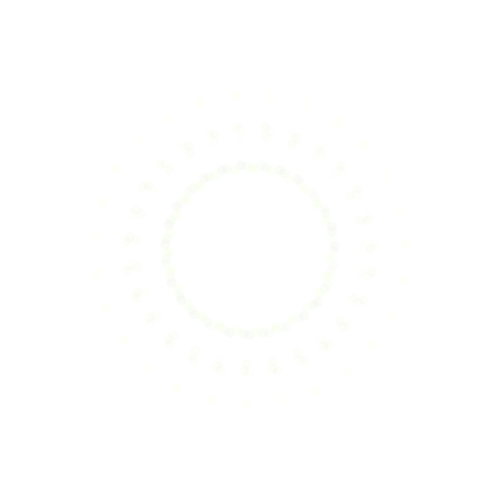
Frame 1 (no input)
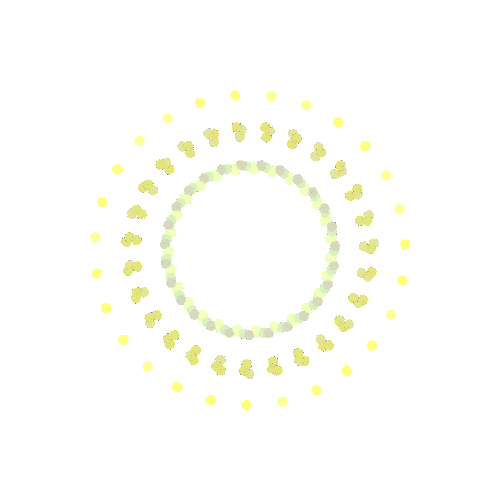
Frame 60 (the mouse pressed at the canvas centre just before this capture)
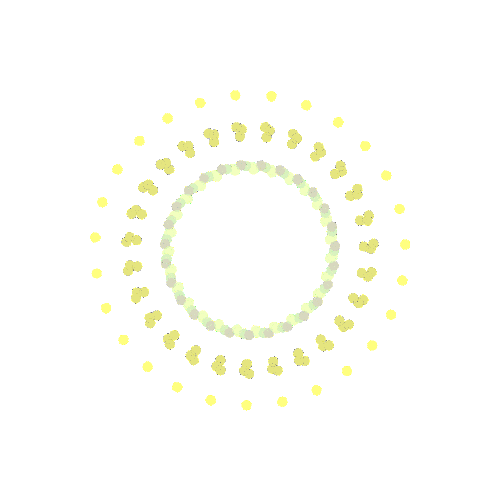
Frame 120 (the mouse held since frame 60 and released just before this capture)

The Processing sketch that drew these frames (run headless with seeded random() and noise(); from frame 60 on, the mouse is pressed at the canvas centre):

// Processing sketch: processing_84140
// ── processing_84140.pde

void setup()
{

  size(500,500);
background(255);
smooth();
noStroke();

 
}

void draw()
{

// translate permet de déplacer une forme sur l'axe des x et celui des y.



translate(250,250);
rotate(PI/11);
  
  fill(231,255,174,10);
 ellipse(10, 80, 10, 10);
  rotate(PI/27);
 
  fill(258,255,121,5);
 ellipse(150, 40, 10, 10);
  rotate(PI/27);
 
   fill(221,245,174,10);
 ellipse(12, 82, 10, 10);
  rotate(PI/27);
 
  fill(228,225,121,5);
 ellipse(120, 30, 10, 10);
  rotate(PI/27); 

   fill(211,235,174,10);
 ellipse(18, 82, 10, 10);
  rotate(PI/27);
 
  fill(218,215,121,5);
 ellipse(110, 30, 10, 10);
  rotate(PI/27); 
  
     fill(201,205,174,10);
 ellipse(23, 82, 10, 10);
  rotate(PI/27);
 
  fill(208,205,121,5);
 ellipse(116, 34, 10, 10);
  rotate(PI/27); 
  fill(231,255,174,10);
 ellipse(10, 80, 10, 10);
  rotate(PI/27);
 
  fill(258,255,121,5);
 ellipse(150, 40, 10, 10);
  rotate(PI/27);
 
   fill(221,245,174,10);
 ellipse(12, 82, 10, 10);
  rotate(PI/27);
 
  fill(228,225,121,5);
 ellipse(120, 30, 10, 10);
  rotate(PI/27); 

   fill(211,235,174,10);
 ellipse(18, 82, 10, 10);
  rotate(PI/27);
 
  fill(218,215,121,5);
 ellipse(110, 30, 10, 10);
  rotate(PI/27); 
  
     fill(201,205,174,10);
 ellipse(23, 82, 10, 10);
  rotate(PI/27);
 
  fill(208,205,121,5);
 ellipse(116, 34, 10, 10);
  rotate(PI/27); fill(231,255,174,10);
 ellipse(10, 80, 10, 10);
  rotate(PI/27);
 
  fill(258,255,121,5);
 ellipse(150, 40, 10, 10);
  rotate(PI/27);
 
   fill(221,245,174,10);
 ellipse(12, 82, 10, 10);
  rotate(PI/27);
 
  fill(228,225,121,5);
 ellipse(120, 30, 10, 10);
  rotate(PI/27); 

   fill(211,235,174,10);
 ellipse(18, 82, 10, 10);
  rotate(PI/27);
 
  fill(218,215,121,5);
 ellipse(110, 30, 10, 10);
  rotate(PI/27); 
  
     fill(201,205,174,10);
 ellipse(23, 82, 10, 10);
  rotate(PI/27);
 
  fill(208,205,121,5);
 ellipse(116, 34, 10, 10);
  rotate(PI/27); fill(231,255,174,10);
 ellipse(10, 80, 10, 10);
  rotate(PI/27);
 
  fill(258,255,121,5);
 ellipse(150, 40, 10, 10);
  rotate(PI/27);
 
   fill(221,245,174,10);
 ellipse(12, 82, 10, 10);
  rotate(PI/27);
 
  fill(228,225,121,5);
 ellipse(120, 30, 10, 10);
  rotate(PI/27); 

   fill(211,235,174,10);
 ellipse(18, 82, 10, 10);
  rotate(PI/27);
 
  fill(218,215,121,5);
 ellipse(110, 30, 10, 10);
  rotate(PI/27); 
  
     fill(201,205,174,10);
 ellipse(23, 82, 10, 10);
  rotate(PI/27);
 
  fill(208,205,121,5);
 ellipse(116, 34, 10, 10);
  rotate(PI/27); fill(231,255,174,10);
 ellipse(10, 80, 10, 10);
  rotate(PI/27);
 
  fill(258,255,121,5);
 ellipse(150, 40, 10, 10);
  rotate(PI/27);
 
   fill(221,245,174,10);
 ellipse(12, 82, 10, 10);
  rotate(PI/27);
 
  fill(228,225,121,5);
 ellipse(120, 30, 10, 10);
  rotate(PI/27); 

   fill(211,235,174,10);
 ellipse(18, 82, 10, 10);
  rotate(PI/27);
 
  fill(218,215,121,5);
 ellipse(110, 30, 10, 10);
  rotate(PI/27); 
  
     fill(201,205,174,10);
 ellipse(23, 82, 10, 10);
  rotate(PI/27);
 
  fill(208,205,121,5);
 ellipse(116, 34, 10, 10);
  rotate(PI/27); fill(231,255,174,10);
 ellipse(10, 80, 10, 10);
  rotate(PI/27);
 
  fill(258,255,121,5);
 ellipse(150, 40, 10, 10);
  rotate(PI/27);
 
   fill(221,245,174,10);
 ellipse(12, 82, 10, 10);
  rotate(PI/27);
 
  fill(228,225,121,5);
 ellipse(120, 30, 10, 10);
  rotate(PI/27); 

   fill(211,235,174,10);
 ellipse(18, 82, 10, 10);
  rotate(PI/27);
 
  fill(218,215,121,5);
 ellipse(110, 30, 10, 10);
  rotate(PI/27); 
  
     fill(201,205,174,10);
 ellipse(23, 82, 10, 10);
  rotate(PI/27);
 
  fill(208,205,121,5);
 ellipse(116, 34, 10, 10);
  rotate(PI/27); fill(231,255,174,10);
 ellipse(10, 80, 10, 10);
  rotate(PI/27);
 
  fill(258,255,121,5);
 ellipse(150, 40, 10, 10);
  rotate(PI/27);
 
   fill(221,245,174,10);
 ellipse(12, 82, 10, 10);
  rotate(PI/27);
 
  fill(228,225,121,5);
 ellipse(120, 30, 10, 10);
  rotate(PI/27); 

   fill(211,235,174,10);
 ellipse(18, 82, 10, 10);
  rotate(PI/27);
 
  fill(218,215,121,5);
 ellipse(110, 30, 10, 10);
  rotate(PI/27); 
  
     fill(201,205,174,10);
 ellipse(23, 82, 10, 10);
  rotate(PI/27);
 
  fill(208,205,121,5);
 ellipse(116, 34, 10, 10);
  rotate(PI/27); fill(231,255,174,10);
 ellipse(10, 80, 10, 10);
  rotate(PI/27);
 
  fill(258,255,121,5);
 ellipse(150, 40, 10, 10);
  rotate(PI/27);
 
   fill(221,245,174,10);
 ellipse(12, 82, 10, 10);
  rotate(PI/27);
 
  fill(228,225,121,5);
 ellipse(120, 30, 10, 10);
  rotate(PI/27); 

   fill(211,235,174,10);
 ellipse(18, 82, 10, 10);
  rotate(PI/27);
 
  fill(218,215,121,5);
 ellipse(110, 30, 10, 10);
  rotate(PI/27); 
  
     fill(201,205,174,10);
 ellipse(23, 82, 10, 10);
  rotate(PI/27);
 
  fill(208,205,121,5);
 ellipse(116, 34, 10, 10);
  rotate(PI/27); fill(231,255,174,10);
 ellipse(10, 80, 10, 10);
  rotate(PI/27);
 
  fill(258,255,121,5);
 ellipse(150, 40, 10, 10);
  rotate(PI/27);
 
   fill(221,245,174,10);
 ellipse(12, 82, 10, 10);
  rotate(PI/27);
 
  fill(228,225,121,5);
 ellipse(120, 30, 10, 10);
  rotate(PI/27); 

   fill(211,235,174,10);
 ellipse(18, 82, 10, 10);
  rotate(PI/27);
 
  fill(218,215,121,5);
 ellipse(110, 30, 10, 10);
  rotate(PI/27); 
  
     fill(201,205,174,10);
 ellipse(23, 82, 10, 10);
  rotate(PI/27);
 
  fill(208,205,121,5);
 ellipse(116, 34, 10, 10);
  rotate(PI/27); fill(231,255,174,10);
 ellipse(10, 80, 10, 10);
  rotate(PI/27);
 
  fill(258,255,121,5);
 ellipse(150, 40, 10, 10);
  rotate(PI/27);
 
   fill(221,245,174,10);
 ellipse(12, 82, 10, 10);
  rotate(PI/27);
 
  fill(228,225,121,5);
 ellipse(120, 30, 10, 10);
  rotate(PI/27); 

   fill(211,235,174,10);
 ellipse(18, 82, 10, 10);
  rotate(PI/27);
 
  fill(218,215,121,5);
 ellipse(110, 30, 10, 10);
  rotate(PI/27); 
  
     fill(201,205,174,10);
 ellipse(23, 82, 10, 10);
  rotate(PI/27);
 
  fill(208,205,121,5);
 ellipse(116, 34, 10, 10);
  rotate(PI/27); fill(231,255,174,10);
 ellipse(10, 80, 10, 10);
  rotate(PI/27);
 
  fill(258,255,121,5);
 ellipse(150, 40, 10, 10);
  rotate(PI/27);
 
   fill(221,245,174,10);
 ellipse(12, 82, 10, 10);
  rotate(PI/27);
 
  fill(228,225,121,5);
 ellipse(120, 30, 10, 10);
  rotate(PI/27); 

   fill(211,235,174,10);
 ellipse(18, 82, 10, 10);
  rotate(PI/27);
 
  fill(218,215,121,5);
 ellipse(110, 30, 10, 10);
  rotate(PI/27); 
  
     fill(201,205,174,10);
 ellipse(23, 82, 10, 10);
  rotate(PI/27);
 
  fill(208,205,121,5);
 ellipse(116, 34, 10, 10);
  rotate(PI/27); fill(231,255,174,10);
 ellipse(10, 80, 10, 10);
  rotate(PI/27);
 
  fill(258,255,121,5);
 ellipse(150, 40, 10, 10);
  rotate(PI/27);
 
   fill(221,245,174,10);
 ellipse(12, 82, 10, 10);
  rotate(PI/27);
 
  fill(228,225,121,5);
 ellipse(120, 30, 10, 10);
  rotate(PI/27); 

   fill(211,235,174,10);
 ellipse(18, 82, 10, 10);
  rotate(PI/27);
 
  fill(218,215,121,5);
 ellipse(110, 30, 10, 10);
  rotate(PI/27); 
  
     fill(201,205,174,10);
 ellipse(23, 82, 10, 10);
  rotate(PI/27);
 
  fill(208,205,121,5);
 ellipse(116, 34, 10, 10);
  rotate(PI/27); fill(231,255,174,10);
 ellipse(10, 80, 10, 10);
  rotate(PI/27);
 
  fill(258,255,121,5);
 ellipse(150, 40, 10, 10);
  rotate(PI/27);
 
   fill(221,245,174,10);
 ellipse(12, 82, 10, 10);
  rotate(PI/27);
 
  fill(228,225,121,5);
 ellipse(120, 30, 10, 10);
  rotate(PI/27); 

   fill(211,235,174,10);
 ellipse(18, 82, 10, 10);
  rotate(PI/27);
 
  fill(218,215,121,5);
 ellipse(110, 30, 10, 10);
  rotate(PI/27); 
  
     fill(201,205,174,10);
 ellipse(23, 82, 10, 10);
  rotate(PI/27);
 
  fill(208,205,121,5);
 ellipse(116, 34, 10, 10);
  rotate(PI/27); fill(231,255,174,10);
 ellipse(10, 80, 10, 10);
  rotate(PI/27);
 
  fill(258,255,121,5);
 ellipse(150, 40, 10, 10);
  rotate(PI/27);
 
   fill(221,245,174,10);
 ellipse(12, 82, 10, 10);
  rotate(PI/27);
 
  fill(228,225,121,5);
 ellipse(120, 30, 10, 10);
  rotate(PI/27); 

   fill(211,235,174,10);
 ellipse(18, 82, 10, 10);
  rotate(PI/27);
 
  fill(218,215,121,5);
 ellipse(110, 30, 10, 10);
  rotate(PI/27); 
  
     fill(201,205,174,10);
 ellipse(23, 82, 10, 10);
  rotate(PI/27);
 
  fill(208,205,121,5);
 ellipse(116, 34, 10, 10);
  rotate(PI/27); fill(231,255,174,10);
 ellipse(10, 80, 10, 10);
  rotate(PI/27);
 
  fill(258,255,121,5);
 ellipse(150, 40, 10, 10);
  rotate(PI/27);
 
   fill(221,245,174,10);
 ellipse(12, 82, 10, 10);
  rotate(PI/27);
 
  fill(228,225,121,5);
 ellipse(120, 30, 10, 10);
  rotate(PI/27); 

   fill(211,235,174,10);
 ellipse(18, 82, 10, 10);
  rotate(PI/27);
 
  fill(218,215,121,5);
 ellipse(110, 30, 10, 10);
  rotate(PI/27); 
  
     fill(201,205,174,10);
 ellipse(23, 82, 10, 10);
  rotate(PI/27);
 
  fill(208,205,121,5);
 ellipse(116, 34, 10, 10);
  rotate(PI/27); fill(231,255,174,10);
 ellipse(10, 80, 10, 10);
  rotate(PI/27);
 
  fill(258,255,121,5);
 ellipse(150, 40, 10, 10);
  rotate(PI/27);
 
   fill(221,245,174,10);
 ellipse(12, 82, 10, 10);
  rotate(PI/27);
 
  fill(228,225,121,5);
 ellipse(120, 30, 10, 10);
  rotate(PI/27); 

   fill(211,235,174,10);
 ellipse(18, 82, 10, 10);
  rotate(PI/27);
 
  fill(218,215,121,5);
 ellipse(110, 30, 10, 10);
  rotate(PI/27); 
  
     fill(201,205,174,10);
 ellipse(23, 82, 10, 10);
  rotate(PI/27);
 
  fill(208,205,121,5);
 ellipse(116, 34, 10, 10);
  rotate(PI/27); fill(231,255,174,10);
 ellipse(10, 80, 10, 10);
  rotate(PI/27);
 
  fill(258,255,121,5);
 ellipse(150, 40, 10, 10);
  rotate(PI/27);
 
   fill(221,245,174,10);
 ellipse(12, 82, 10, 10);
  rotate(PI/27);
 
  fill(228,225,121,5);
 ellipse(120, 30, 10, 10);
  rotate(PI/27); 

   fill(211,235,174,10);
 ellipse(18, 82, 10, 10);
  rotate(PI/27);
 
  fill(218,215,121,5);
 ellipse(110, 30, 10, 10);
  rotate(PI/27); 
  
     fill(201,205,174,10);
 ellipse(23, 82, 10, 10);
  rotate(PI/27);
 
  fill(208,205,121,5);
 ellipse(116, 34, 10, 10);
  rotate(PI/27); fill(231,255,174,10);
 ellipse(10, 80, 10, 10);
  rotate(PI/27);
 
  fill(258,255,121,5);
 ellipse(150, 40, 10, 10);
  rotate(PI/27);
 
   fill(221,245,174,10);
 ellipse(12, 82, 10, 10);
  rotate(PI/27);
 
  fill(228,225,121,5);
 ellipse(120, 30, 10, 10);
  rotate(PI/27); 

   fill(211,235,174,10);
 ellipse(18, 82, 10, 10);
  rotate(PI/27);
 
  fill(218,215,121,5);
 ellipse(110, 30, 10, 10);
  rotate(PI/27); 
  
     fill(201,205,174,10);
 ellipse(23, 82, 10, 10);
  rotate(PI/27);
 
  fill(208,205,121,5);
 ellipse(116, 34, 10, 10);
  rotate(PI/27); fill(231,255,174,10);
 ellipse(10, 80, 10, 10);
  rotate(PI/27);
 
  fill(258,255,121,5);
 ellipse(150, 40, 10, 10);
  rotate(PI/27);
 
   fill(221,245,174,10);
 ellipse(12, 82, 10, 10);
  rotate(PI/27);
 
  fill(228,225,121,5);
 ellipse(120, 30, 10, 10);
  rotate(PI/27); 

   fill(211,235,174,10);
 ellipse(18, 82, 10, 10);
  rotate(PI/27);
 
  fill(218,215,121,5);
 ellipse(110, 30, 10, 10);
  rotate(PI/27); 
  
     fill(201,205,174,10);
 ellipse(23, 82, 10, 10);
  rotate(PI/27);
 
  fill(208,205,121,5);
 ellipse(116, 34, 10, 10);
  rotate(PI/27); fill(231,255,174,10);
 ellipse(10, 80, 10, 10);
  rotate(PI/27);
 
  fill(258,255,121,5);
 ellipse(150, 40, 10, 10);
  rotate(PI/27);
 
   fill(221,245,174,10);
 ellipse(12, 82, 10, 10);
  rotate(PI/27);
 
  fill(228,225,121,5);
 ellipse(120, 30, 10, 10);
  rotate(PI/27); 

   fill(211,235,174,10);
 ellipse(18, 82, 10, 10);
  rotate(PI/27);
 
  fill(218,215,121,5);
 ellipse(110, 30, 10, 10);
  rotate(PI/27); 
  
     fill(201,205,174,10);
 ellipse(23, 82, 10, 10);
  rotate(PI/27);
 
  fill(208,205,121,5);
 ellipse(116, 34, 10, 10);
  rotate(PI/27); fill(231,255,174,10);
 ellipse(10, 80, 10, 10);
  rotate(PI/27);
 
  fill(258,255,121,5);
 ellipse(150, 40, 10, 10);
  rotate(PI/27);
 
   fill(221,245,174,10);
 ellipse(12, 82, 10, 10);
  rotate(PI/27);
 
  fill(228,225,121,5);
 ellipse(120, 30, 10, 10);
  rotate(PI/27); 

   fill(211,235,174,10);
 ellipse(18, 82, 10, 10);
  rotate(PI/27);
 
  fill(218,215,121,5);
 ellipse(110, 30, 10, 10);
  rotate(PI/27); 
  
     fill(201,205,174,10);
 ellipse(23, 82, 10, 10);
  rotate(PI/27);
 
  fill(208,205,121,5);
 ellipse(116, 34, 10, 10);
  rotate(PI/27); fill(231,255,174,10);
 ellipse(10, 80, 10, 10);
  rotate(PI/27);
 
  fill(258,255,121,5);
 ellipse(150, 40, 10, 10);
  rotate(PI/27);
 
   fill(221,245,174,10);
 ellipse(12, 82, 10, 10);
  rotate(PI/27);
 
  fill(228,225,121,5);
 ellipse(120, 30, 10, 10);
  rotate(PI/27); 

   fill(211,235,174,10);
 ellipse(18, 82, 10, 10);
  rotate(PI/27);
 
  fill(218,215,121,5);
 ellipse(110, 30, 10, 10);
  rotate(PI/27); 
  
     fill(201,205,174,10);
 ellipse(23, 82, 10, 10);
  rotate(PI/27);
 
  fill(208,205,121,5);
 ellipse(116, 34, 10, 10);
  rotate(PI/27); fill(231,255,174,10);
 ellipse(10, 80, 10, 10);
  rotate(PI/27);
 
  fill(258,255,121,5);
 ellipse(150, 40, 10, 10);
  rotate(PI/27);
 
   fill(221,245,174,10);
 ellipse(12, 82, 10, 10);
  rotate(PI/27);
 
  fill(228,225,121,5);
 ellipse(120, 30, 10, 10);
  rotate(PI/27); 

   fill(211,235,174,10);
 ellipse(18, 82, 10, 10);
  rotate(PI/27);
 
  fill(218,215,121,5);
 ellipse(110, 30, 10, 10);
  rotate(PI/27); 
  
     fill(201,205,174,10);
 ellipse(23, 82, 10, 10);
  rotate(PI/27);
 
  fill(208,205,121,5);
 ellipse(116, 34, 10, 10);
  rotate(PI/27); fill(231,255,174,10);
 ellipse(10, 80, 10, 10);
  rotate(PI/27);
 
  fill(258,255,121,5);
 ellipse(150, 40, 10, 10);
  rotate(PI/27);
 
   fill(221,245,174,10);
 ellipse(12, 82, 10, 10);
  rotate(PI/27);
 
  fill(228,225,121,5);
 ellipse(120, 30, 10, 10);
  rotate(PI/27); 

   fill(211,235,174,10);
 ellipse(18, 82, 10, 10);
  rotate(PI/27);
 
  fill(218,215,121,5);
 ellipse(110, 30, 10, 10);
  rotate(PI/27); 
  
     fill(201,205,174,10);
 ellipse(23, 82, 10, 10);
  rotate(PI/27);
 
  fill(208,205,121,5);
 ellipse(116, 34, 10, 10);
  rotate(PI/27); fill(231,255,174,10);
 ellipse(10, 80, 10, 10);
  rotate(PI/27);
 
  fill(258,255,121,5);
 ellipse(150, 40, 10, 10);
  rotate(PI/27);
 
   fill(221,245,174,10);
 ellipse(12, 82, 10, 10);
  rotate(PI/27);
 
  fill(228,225,121,5);
 ellipse(120, 30, 10, 10);
  rotate(PI/27); 

   fill(211,235,174,10);
 ellipse(18, 82, 10, 10);
  rotate(PI/27);
 
  fill(218,215,121,5);
 ellipse(110, 30, 10, 10);
  rotate(PI/27); 
  
     fill(201,205,174,10);
 ellipse(23, 82, 10, 10);
  rotate(PI/27);
 
  fill(208,205,121,5);
 ellipse(116, 34, 10, 10);
  rotate(PI/27); fill(231,255,174,10);
 ellipse(10, 80, 10, 10);
  rotate(PI/27);
 
  fill(258,255,121,5);
 ellipse(150, 40, 10, 10);
  rotate(PI/27);
 
   fill(221,245,174,10);
 ellipse(12, 82, 10, 10);
  rotate(PI/27);
 
  fill(228,225,121,5);
 ellipse(120, 30, 10, 10);
  rotate(PI/27); 

   fill(211,235,174,10);
 ellipse(18, 82, 10, 10);
  rotate(PI/27);
 
  fill(218,215,121,5);
 ellipse(110, 30, 10, 10);
  rotate(PI/27); 
  
     fill(201,205,174,10);
 ellipse(23, 82, 10, 10);
  rotate(PI/27);
 
  fill(208,205,121,5);
 ellipse(116, 34, 10, 10);
  rotate(PI/27); fill(231,255,174,10);
 ellipse(10, 80, 10, 10);
  rotate(PI/27);
 
  fill(258,255,121,5);
 ellipse(150, 40, 10, 10);
  rotate(PI/27);
 
   fill(221,245,174,10);
 ellipse(12, 82, 10, 10);
  rotate(PI/27);
 
  fill(228,225,121,5);
 ellipse(120, 30, 10, 10);
  rotate(PI/27); 

   fill(211,235,174,10);
 ellipse(18, 82, 10, 10);
  rotate(PI/27);
 
  fill(218,215,121,5);
 ellipse(110, 30, 10, 10);
  rotate(PI/27); 
  
     fill(201,205,174,10);
 ellipse(23, 82, 10, 10);
  rotate(PI/27);
 
  fill(208,205,121,5);
 ellipse(116, 34, 10, 10);
  rotate(PI/27); fill(231,255,174,10);
 ellipse(10, 80, 10, 10);
  rotate(PI/27);
 
  fill(258,255,121,5);
 ellipse(150, 40, 10, 10);
  rotate(PI/27);
 
   fill(221,245,174,10);
 ellipse(12, 82, 10, 10);
  rotate(PI/27);
 
  fill(228,225,121,5);
 ellipse(120, 30, 10, 10);
  rotate(PI/27); 

   fill(211,235,174,10);
 ellipse(18, 82, 10, 10);
  rotate(PI/27);
 
  fill(218,215,121,5);
 ellipse(110, 30, 10, 10);
  rotate(PI/27); 
  
     fill(201,205,174,10);
 ellipse(23, 82, 10, 10);
  rotate(PI/27);
 
  fill(208,205,121,5);
 ellipse(116, 34, 10, 10);
  rotate(PI/27); fill(231,255,174,10);
 ellipse(10, 80, 10, 10);
  rotate(PI/27);
 
  fill(258,255,121,5);
 ellipse(150, 40, 10, 10);
  rotate(PI/27);
 
   fill(221,245,174,10);
 ellipse(12, 82, 10, 10);
  rotate(PI/27);
 
  fill(228,225,121,5);
 ellipse(120, 30, 10, 10);
  rotate(PI/27); 

   fill(211,235,174,10);
 ellipse(18, 82, 10, 10);
  rotate(PI/27);
 
  fill(218,215,121,5);
 ellipse(110, 30, 10, 10);
  rotate(PI/27); 
  
     fill(201,205,174,10);
 ellipse(23, 82, 10, 10);
  rotate(PI/27);
 
  fill(208,205,121,5);
 ellipse(116, 34, 10, 10);
  rotate(PI/27); fill(231,255,174,10);
 ellipse(10, 80, 10, 10);
  rotate(PI/27);
 
  fill(258,255,121,5);
 ellipse(150, 40, 10, 10);
  rotate(PI/27);
 
   fill(221,245,174,10);
 ellipse(12, 82, 10, 10);
  rotate(PI/27);
 
  fill(228,225,121,5);
 ellipse(120, 30, 10, 10);
  rotate(PI/27); 

   fill(211,235,174,10);
 ellipse(18, 82, 10, 10);
  rotate(PI/27);
 
  fill(218,215,121,5);
 ellipse(110, 30, 10, 10);
  rotate(PI/27); 
  
     fill(201,205,174,10);
 ellipse(23, 82, 10, 10);
  rotate(PI/27);
 
  fill(208,205,121,5);
 ellipse(116, 34, 10, 10);
  rotate(PI/27); fill(231,255,174,10);
 ellipse(10, 80, 10, 10);
  rotate(PI/27);
 
  fill(258,255,121,5);
 ellipse(150, 40, 10, 10);
  rotate(PI/27);
 
   fill(221,245,174,10);
 ellipse(12, 82, 10, 10);
  rotate(PI/27);
 
  fill(228,225,121,5);
 ellipse(120, 30, 10, 10);
  rotate(PI/27); 

   fill(211,235,174,10);
 ellipse(18, 82, 10, 10);
  rotate(PI/27);
 
  fill(218,215,121,5);
 ellipse(110, 30, 10, 10);
  rotate(PI/27); 
  
     fill(201,205,174,10);
 ellipse(23, 82, 10, 10);
  rotate(PI/27);
 
  fill(208,205,121,5);
 ellipse(116, 34, 10, 10);
  rotate(PI/27); fill(231,255,174,10);
 ellipse(10, 80, 10, 10);
  rotate(PI/27);
 
  fill(258,255,121,5);
 ellipse(150, 40, 10, 10);
  rotate(PI/27);
 
   fill(221,245,174,10);
 ellipse(12, 82, 10, 10);
  rotate(PI/27);
 
  fill(228,225,121,5);
 ellipse(120, 30, 10, 10);
  rotate(PI/27); 

   fill(211,235,174,10);
 ellipse(18, 82, 10, 10);
  rotate(PI/27);
 
  fill(218,215,121,5);
 ellipse(110, 30, 10, 10);
  rotate(PI/27); 
  
     fill(201,205,174,10);
 ellipse(23, 82, 10, 10);
  rotate(PI/27);
 
  fill(208,205,121,5);
 ellipse(116, 34, 10, 10);
  rotate(PI/27); fill(231,255,174,10);
 ellipse(10, 80, 10, 10);
  rotate(PI/27);
 
  fill(258,255,121,5);
 ellipse(150, 40, 10, 10);
  rotate(PI/27);
 
   fill(221,245,174,10);
 ellipse(12, 82, 10, 10);
  rotate(PI/27);
 
  fill(228,225,121,5);
 ellipse(120, 30, 10, 10);
  rotate(PI/27); 

   fill(211,235,174,10);
 ellipse(18, 82, 10, 10);
  rotate(PI/27);
 
  fill(218,215,121,5);
 ellipse(110, 30, 10, 10);
  rotate(PI/27); 
  
     fill(201,205,174,10);
 ellipse(23, 82, 10, 10);
  rotate(PI/27);
 
  fill(208,205,121,5);
 ellipse(116, 34, 10, 10);
  rotate(PI/27); fill(231,255,174,10);
 ellipse(10, 80, 10, 10);
  rotate(PI/27);
 
  fill(258,255,121,5);
 ellipse(150, 40, 10, 10);
  rotate(PI/27);
 
   fill(221,245,174,10);
 ellipse(12, 82, 10, 10);
  rotate(PI/27);
 
  fill(228,225,121,5);
 ellipse(120, 30, 10, 10);
  rotate(PI/27); 

   fill(211,235,174,10);
 ellipse(18, 82, 10, 10);
  rotate(PI/27);
 
  fill(218,215,121,5);
 ellipse(110, 30, 10, 10);
  rotate(PI/27); 
  
     fill(201,205,174,10);
 ellipse(23, 82, 10, 10);
  rotate(PI/27);
 
  fill(208,205,121,5);
 ellipse(116, 34, 10, 10);
  rotate(PI/27); fill(231,255,174,10);
 ellipse(10, 80, 10, 10);
  rotate(PI/27);
 
  fill(258,255,121,5);
 ellipse(150, 40, 10, 10);
  rotate(PI/27);
 
   fill(221,245,174,10);
 ellipse(12, 82, 10, 10);
  rotate(PI/27);
 
  fill(228,225,121,5);
 ellipse(120, 30, 10, 10);
  rotate(PI/27); 

   fill(211,235,174,10);
 ellipse(18, 82, 10, 10);
  rotate(PI/27);
 
  fill(218,215,121,5);
 ellipse(110, 30, 10, 10);
  rotate(PI/27); 
  
     fill(201,205,174,10);
 ellipse(23, 82, 10, 10);
  rotate(PI/27);
 
  fill(208,205,121,5);
 ellipse(116, 34, 10, 10);
  rotate(PI/27); fill(231,255,174,10);
 ellipse(10, 80, 10, 10);
  rotate(PI/27);
 
  fill(258,255,121,5);
 ellipse(150, 40, 10, 10);
  rotate(PI/27);
 
   fill(221,245,174,10);
 ellipse(12, 82, 10, 10);
  rotate(PI/27);
 
  fill(228,225,121,5);
 ellipse(120, 30, 10, 10);
  rotate(PI/27); 

   fill(211,235,174,10);
 ellipse(18, 82, 10, 10);
  rotate(PI/27);
 
  fill(218,215,121,5);
 ellipse(110, 30, 10, 10);
  rotate(PI/27); 
  
     fill(201,205,174,10);
 ellipse(23, 82, 10, 10);
  rotate(PI/27);
 
  fill(208,205,121,5);
 ellipse(116, 34, 10, 10);
  rotate(PI/27); fill(231,255,174,10);
 ellipse(10, 80, 10, 10);
  rotate(PI/27);
 
  fill(258,255,121,5);
 ellipse(150, 40, 10, 10);
  rotate(PI/27);
 
   fill(221,245,174,10);
 ellipse(12, 82, 10, 10);
  rotate(PI/27);
 
  fill(228,225,121,5);
 ellipse(120, 30, 10, 10);
  rotate(PI/27); 

   fill(211,235,174,10);
 ellipse(18, 82, 10, 10);
  rotate(PI/27);
 
  fill(218,215,121,5);
 ellipse(110, 30, 10, 10);
  rotate(PI/27); 
  
     fill(201,205,174,10);
 ellipse(23, 82, 10, 10);
  rotate(PI/27);
 
  fill(208,205,121,5);
 ellipse(116, 34, 10, 10);
  rotate(PI/27); fill(231,255,174,10);
 ellipse(10, 80, 10, 10);
  rotate(PI/27);
 
  fill(258,255,121,5);
 ellipse(150, 40, 10, 10);
  rotate(PI/27);
 
   fill(221,245,174,10);
 ellipse(12, 82, 10, 10);
  rotate(PI/27);
 
  fill(228,225,121,5);
 ellipse(120, 30, 10, 10);
  rotate(PI/27); 

   fill(211,235,174,10);
 ellipse(18, 82, 10, 10);
  rotate(PI/27);
 
  fill(218,215,121,5);
 ellipse(110, 30, 10, 10);
  rotate(PI/27); 
  
     fill(201,205,174,10);
 ellipse(23, 82, 10, 10);
  rotate(PI/27);
 
  fill(208,205,121,5);
 ellipse(116, 34, 10, 10);
  rotate(PI/27); fill(231,255,174,10);
 ellipse(10, 80, 10, 10);
  rotate(PI/27);
 
  fill(258,255,121,5);
 ellipse(150, 40, 10, 10);
  rotate(PI/27);
 
   fill(221,245,174,10);
 ellipse(12, 82, 10, 10);
  rotate(PI/27);
 
  fill(228,225,121,5);
 ellipse(120, 30, 10, 10);
  rotate(PI/27); 

   fill(211,235,174,10);
 ellipse(18, 82, 10, 10);
  rotate(PI/27);
 
  fill(218,215,121,5);
 ellipse(110, 30, 10, 10);
  rotate(PI/27); 
  
     fill(201,205,174,10);
 ellipse(23, 82, 10, 10);
  rotate(PI/27);
 
  fill(208,205,121,5);
 ellipse(116, 34, 10, 10);
  rotate(PI/27); fill(231,255,174,10);
 ellipse(10, 80, 10, 10);
  rotate(PI/27);
 
  fill(258,255,121,5);
 ellipse(150, 40, 10, 10);
  rotate(PI/27);
 
   fill(221,245,174,10);
 ellipse(12, 82, 10, 10);
  rotate(PI/27);
 
  fill(228,225,121,5);
 ellipse(120, 30, 10, 10);
  rotate(PI/27); 

   fill(211,235,174,10);
 ellipse(18, 82, 10, 10);
  rotate(PI/27);
 
  fill(218,215,121,5);
 ellipse(110, 30, 10, 10);
  rotate(PI/27); 
  
     fill(201,205,174,10);
 ellipse(23, 82, 10, 10);
  rotate(PI/27);
 
  fill(208,205,121,5);
 ellipse(116, 34, 10, 10);
  rotate(PI/27); fill(231,255,174,10);
 ellipse(10, 80, 10, 10);
  rotate(PI/27);
 
  fill(258,255,121,5);
 ellipse(150, 40, 10, 10);
  rotate(PI/27);
 
   fill(221,245,174,10);
 ellipse(12, 82, 10, 10);
  rotate(PI/27);
 
  fill(228,225,121,5);
 ellipse(120, 30, 10, 10);
  rotate(PI/27); 

   fill(211,235,174,10);
 ellipse(18, 82, 10, 10);
  rotate(PI/27);
 
  fill(218,215,121,5);
 ellipse(110, 30, 10, 10);
  rotate(PI/27); 
  
     fill(201,205,174,10);
 ellipse(23, 82, 10, 10);
  rotate(PI/27);
 
  fill(208,205,121,5);
 ellipse(116, 34, 10, 10);
  rotate(PI/27); fill(231,255,174,10);
 ellipse(10, 80, 10, 10);
  rotate(PI/27);
 
  fill(258,255,121,5);
 ellipse(150, 40, 10, 10);
  rotate(PI/27);
 
   fill(221,245,174,10);
 ellipse(12, 82, 10, 10);
  rotate(PI/27);
 
  fill(228,225,121,5);
 ellipse(120, 30, 10, 10);
  rotate(PI/27); 

   fill(211,235,174,10);
 ellipse(18, 82, 10, 10);
  rotate(PI/27);
 
  fill(218,215,121,5);
 ellipse(110, 30, 10, 10);
  rotate(PI/27); 
  
     fill(201,205,174,10);
 ellipse(23, 82, 10, 10);
  rotate(PI/27);
 
  fill(208,205,121,5);
 ellipse(116, 34, 10, 10);
  rotate(PI/27); fill(231,255,174,10);
 ellipse(10, 80, 10, 10);
  rotate(PI/27);
 
  fill(258,255,121,5);
 ellipse(150, 40, 10, 10);
  rotate(PI/27);
 
   fill(221,245,174,10);
 ellipse(12, 82, 10, 10);
  rotate(PI/27);
 
  fill(228,225,121,5);
 ellipse(120, 30, 10, 10);
  rotate(PI/27); 

   fill(211,235,174,10);
 ellipse(18, 82, 10, 10);
  rotate(PI/27);
 
  fill(218,215,121,5);
 ellipse(110, 30, 10, 10);
  rotate(PI/27); 
  
     fill(201,205,174,10);
 ellipse(23, 82, 10, 10);
  rotate(PI/27);
 
  fill(208,205,121,5);
 ellipse(116, 34, 10, 10);
  rotate(PI/27); fill(231,255,174,10);
 ellipse(10, 80, 10, 10);
  rotate(PI/27);
 
  fill(258,255,121,5);
 ellipse(150, 40, 10, 10);
  rotate(PI/27);
 
   fill(221,245,174,10);
 ellipse(12, 82, 10, 10);
  rotate(PI/27);
 
  fill(228,225,121,5);
 ellipse(120, 30, 10, 10);
  rotate(PI/27); 

   fill(211,235,174,10);
 ellipse(18, 82, 10, 10);
  rotate(PI/27);
 
  fill(218,215,121,5);
 ellipse(110, 30, 10, 10);
  rotate(PI/27); 
  
     fill(201,205,174,10);
 ellipse(23, 82, 10, 10);
  rotate(PI/27);
 
  fill(208,205,121,5);
 ellipse(116, 34, 10, 10);
  rotate(PI/27); 


 
 

   
 
  

  

  

}
